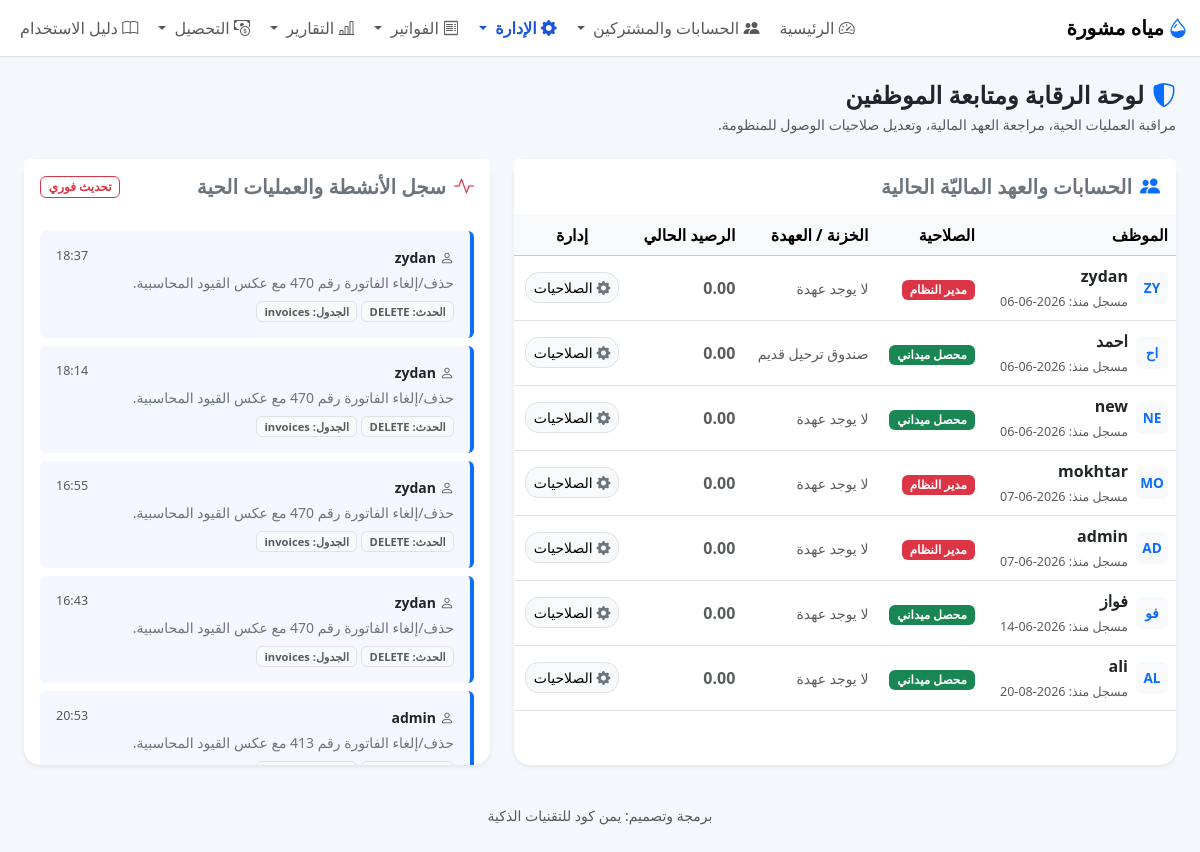
/staff/monitor (signed in), run on an earlier commit of the app's database.
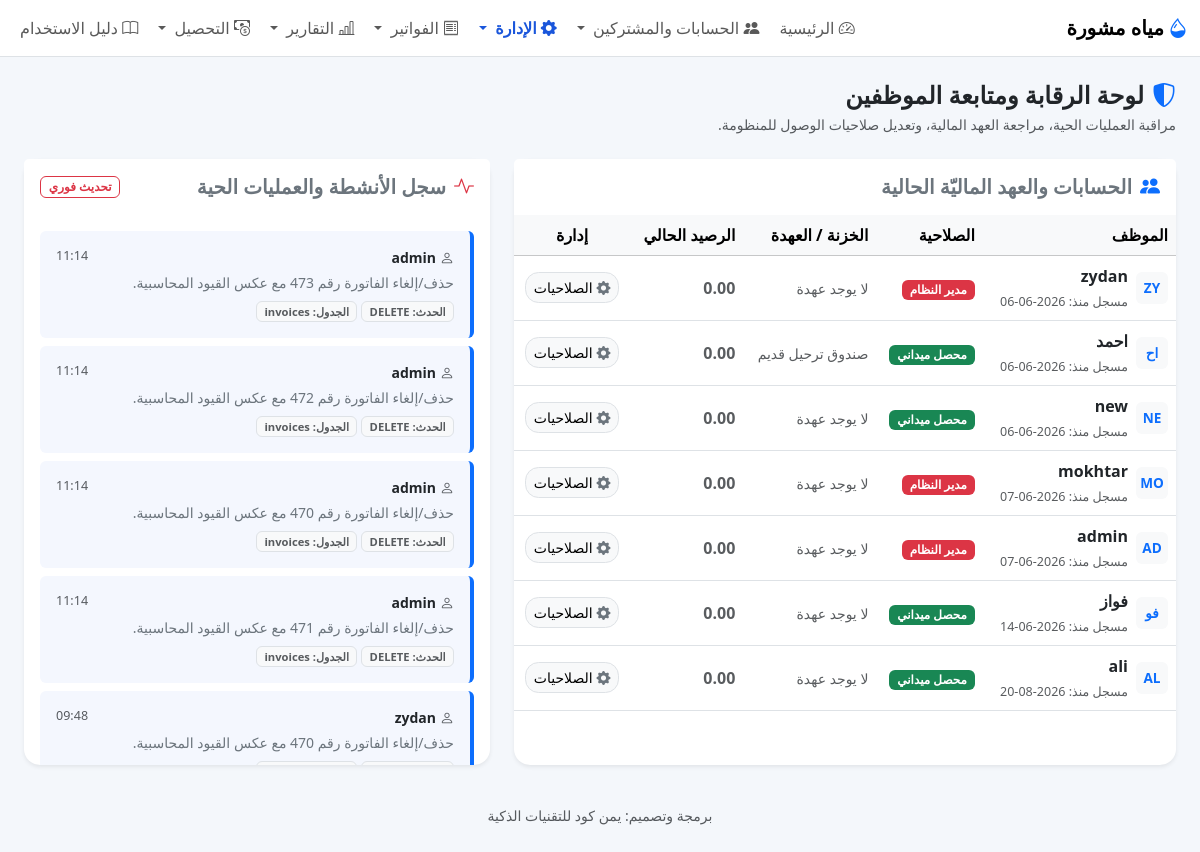
And on a later commit of the database.
### models.py (models this page shows)
class Base(DeclarativeBase):
    pass

class User(Base):
    __tablename__ = "users"
    id: Mapped[int] = mapped_column(Integer, primary_key=True)
    username: Mapped[str] = mapped_column(String, unique=True, nullable=False)
    password_hash: Mapped[str] = mapped_column(String, nullable=False)
    role: Mapped[str] = mapped_column(String, nullable=False, default="Collector")
    wallet_id: Mapped[Optional[int]] = mapped_column(Integer, nullable=True)
    active: Mapped[int] = mapped_column(Integer, nullable=False, default=1)
    created_at: Mapped[str] = mapped_column(String, nullable=False, default=lambda: datetime.now().isoformat())
    updated_at: Mapped[Optional[str]] = mapped_column(String, nullable=True)

class Wallet(Base):
    __tablename__ = "wallets"
    __table_args__ = (
        CheckConstraint("balance >= 0", name="ck_wallet_balance_nonnegative"),
    )
    id: Mapped[int] = mapped_column(Integer, primary_key=True)
    name: Mapped[str] = mapped_column(String, unique=True, nullable=False)
    balance: Mapped[Optional[float]] = mapped_column(Float, nullable=True, default=0.0)
    created_at: Mapped[str] = mapped_column(String, nullable=False, default=lambda: datetime.now().isoformat())

class AuditLog(Base):
    __tablename__ = "audit_logs"
    id: Mapped[int] = mapped_column(Integer, primary_key=True)
    user_id: Mapped[Optional[int]] = mapped_column(ForeignKey("users.id"), nullable=True)
    action: Mapped[str] = mapped_column(String, nullable=False)
    table_name: Mapped[str] = mapped_column(String, nullable=False)
    row_id: Mapped[Optional[int]] = mapped_column(Integer, nullable=True)
    description: Mapped[Optional[str]] = mapped_column(Text, nullable=True)
    timestamp: Mapped[str] = mapped_column(String, nullable=False, default=lambda: datetime.now().isoformat())

### app.py (the view)
    @app.route("/staff/monitor")
    @login_required
    @role_required(["admin", "technician"])
    def staff_monitor():
        db = get_db()
        users_with_balances = db.execute("""
            SELECT u.id, u.username, u.role, u.active, u.created_at,
                   w.name as wallet_name, COALESCE(w.balance, 0) as wallet_balance,
                   u.wallet_id
            FROM users u
            LEFT JOIN wallets w ON w.id = u.wallet_id
            ORDER BY u.id ASC
        """).fetchall()
        activity_logs = db.execute("""
            SELECT 'audit' as log_type, a.action as action_type, a.table_name, a.row_id, a.description, a.timestamp as created_at, u.username, u.role
            FROM audit_logs a
            JOIN users u ON u.id = a.user_id
            UNION ALL
            SELECT 'transaction' as log_type, t.type as action_type, 'wallets' as table_name, t.wallet_id as row_id, t.notes as description, t.created_at, u.username, u.role
            FROM transactions t
            JOIN users u ON u.id = t.user_id
            ORDER BY created_at DESC LIMIT 30
        """).fetchall()
        wallets = db.execute("SELECT * FROM wallets ORDER BY id ASC").fetchall()
        return render_template("staff_monitor.html", users=users_with_balances, logs=activity_logs, wallets=wallets)

### app.py (called while the page is built)
def login_required(f):
    @wraps(f)
    def decorated_function(*args, **kwargs):
        if session.get("user_id") is None:
            flash("يرجى تسجيل الدخول أولاً.", "warning")
            return redirect(url_for("login"))
        return f(*args, **kwargs)
    return decorated_function

def role_required(allowed_roles):
    def decorator(f):
        @wraps(f)
        def wrapper(*args, **kwargs):
            if not session.get("user_id"):
                return redirect(url_for("login"))
            user_role = g.user["role"] if g.user else None
            if not user_role or user_role.lower() not in [r.lower() for r in allowed_roles]:
                flash("ليس لديك الصلاحية للوصول إلى هذه الصفحة أو تنفيذ هذه العملية.", "danger")
                return redirect(url_for("index"))
            return f(*args, **kwargs)
        return wrapper
    return decorator

### database.py (called while the page is built, shortened)
def get_db():
    if "db" not in g:
        INSTANCE_DIR.mkdir(exist_ok=True)
        g.db = SQLAlchemyDBProxy(SessionLocal())
        try:
            g.db.execute("PRAGMA foreign_keys = ON")
        except Exception:
            pass
    return g.db

    def __iter__(self):
        return iter(self._values)

### templates/staff_monitor.html (shortened to what the changed rows need)
{% extends "base.html" %}
{% block content %}
<div class="container-fluid">
    <div class="row g-4">
        <div class="col-lg-7">
            <div class="card border-0 shadow-sm h-100">
                <div class="table-responsive">
                    <table class="table table-hover align-middle mb-0">
                        <thead class="table-light">
                            <tr>
                                <th>الموظف</th>
                                <th>الصلاحية</th>
                                <th>الخزنة / العهدة</th>
                                <th>الرصيد الحالي</th>
                                {% if user_role == 'Admin' %}
                                <th class="text-center">إدارة</th>
                                {% endif %}
                            </tr>
                        </thead>
                        <tbody>
                            {% for user in users %}
                            <tr>
                                <td>
                                    <div class="d-flex align-items-center">
                                        <div class="avatar-sm bg-light text-primary rounded px-2 py-1 me-2 fw-bold">
                                            {{ user.username[:2]|upper }}
                                        </div>
                                        <div>
                                            <div class="fw-bold text-dark">{{ user.username }}</div>
                                            <span class="text-muted text-xs">مسجل منذ: {{ user.created_at[:10] }}</span>
                                        </div>
                                    </div>
                                </td>
                                <td>
                                    {% if user.role == 'Admin' %}<span class="badge bg-danger">مدير النظام</span>
                                    {% elif user.role == 'Staff' %}<span class="badge bg-primary">موظف بيانات</span>
                                    {% elif user.role == 'Collector' %}<span class="badge bg-success">محصل ميداني</span>
                                    {% elif user.role == 'Technician' %}<span class="badge bg-warning text-dark">فني
                                        عدادات</span>
                                    {% endif %}
                                </td>
                                <td><span class="text-muted small">{{ user.wallet_name or 'لا يوجد عهدة' }}</span></td>
                                <td>
                                    <span
                                        class="fw-bold {% if user.wallet_balance > 0 %}text-success{% else %}text-muted{% endif %}">
                                        {{ "{:,.2f}".format(user.wallet_balance) }}
                                    </span>
                                </td>
                                {% if user_role == 'Admin' %}
                                <td class="text-center">
                                    <button class="btn btn-sm btn-light border" data-bs-toggle="modal"
                                        data-bs-target="#quickEditModal{{ user.id }}">
                                        <i class="bi bi-gear-fill text-secondary"></i> الصلاحيات
                                    </button>
                                </td>
                                {% endif %}
                            </tr>
                            {% endfor %}
                        </tbody>
                    </table>
                </div>
            </div>
        </div>
        <div class="col-lg-5">
            <div class="card border-0 shadow-sm h-100">
                <div class="card-body p-3 overflow-auto" style="max-height: 550px;">
                    <div class="timeline">
                        {% for log in logs %}
                        <div
                            class="p-3 mb-2 rounded border-start border-4 {% if log.log_type == 'transaction' %}border-success bg-light-success-subtle{% else %}border-primary bg-light-primary-subtle{% endif %}">
                            <div class="d-flex justify-content-between align-items-start">
                                <span class="fw-bold text-dark small"><i class="bi bi-person me-1 text-muted"></i>{{
                                    log.username }}</span>
                                <span class="text-muted text-xs">{{ log.created_at[11:16] or log.created_at }}</span>
                            </div>
                            <div class="mt-1 text-secondary small fw-medium">
                                {{ log.description }}
                            </div>
                            <div class="mt-2 d-flex gap-1 align-items-center">
                                <span class="badge bg-light text-muted border text-xxs">الحدث: {{ log.action_type
                                    }}</span>
                                <span class="badge bg-light text-muted border text-xxs">الجدول: {{ log.table_name
                                    }}</span>
                            </div>
                        </div>
                        {% else %}
                        <div class="text-center py-5 text-muted">
                            <i class="bi bi-info-circle d-block fs-2 mb-2"></i> لا يوجد أنشطة مسجلة في النظام حتى الآن.
                        </div>
                        {% endfor %}
                    </div>
                </div>
            </div>
        </div>
    </div>
</div>
{% endblock %}

What changed in the data, as far as the page shows it:
no longer on this page (row unchanged): AuditLog: username "zydan", timestamp "18:37", description "حذف/إلغاء الفاتورة رقم 470 مع عكس القيود المحاسبية.", action_type "DELETE", table_name "invoices"
no longer on this page (row unchanged): AuditLog: username "zydan", timestamp "18:14", description "حذف/إلغاء الفاتورة رقم 470 مع عكس القيود المحاسبية.", action_type "DELETE", table_name "invoices"
no longer on this page (row unchanged): AuditLog: username "zydan", timestamp "16:55", description "حذف/إلغاء الفاتورة رقم 470 مع عكس القيود المحاسبية.", action_type "DELETE", table_name "invoices"
no longer on this page (row unchanged): AuditLog: username "zydan", timestamp "16:43", description "حذف/إلغاء الفاتورة رقم 470 مع عكس القيود المحاسبية.", action_type "DELETE", table_name "invoices"
no longer on this page (row unchanged): AuditLog: username "admin", timestamp "20:53", description "حذف/إلغاء الفاتورة رقم 413 مع عكس القيود المحاسبية."
added AuditLog: username "admin", timestamp "11:14", description "حذف/إلغاء الفاتورة رقم 473 مع عكس القيود المحاسبية.", action_type "DELETE", table_name "invoices"
added AuditLog: username "admin", timestamp "11:14", description "حذف/إلغاء الفاتورة رقم 472 مع عكس القيود المحاسبية.", action_type "DELETE", table_name "invoices"
added AuditLog: username "admin", timestamp "11:14", description "حذف/إلغاء الفاتورة رقم 470 مع عكس القيود المحاسبية.", action_type "DELETE", table_name "invoices"
added AuditLog: username "admin", timestamp "11:14", description "حذف/إلغاء الفاتورة رقم 471 مع عكس القيود المحاسبية.", action_type "DELETE", table_name "invoices"
added AuditLog: username "zydan", timestamp "09:48", description "حذف/إلغاء الفاتورة رقم 470 مع عكس القيود المحاسبية."
